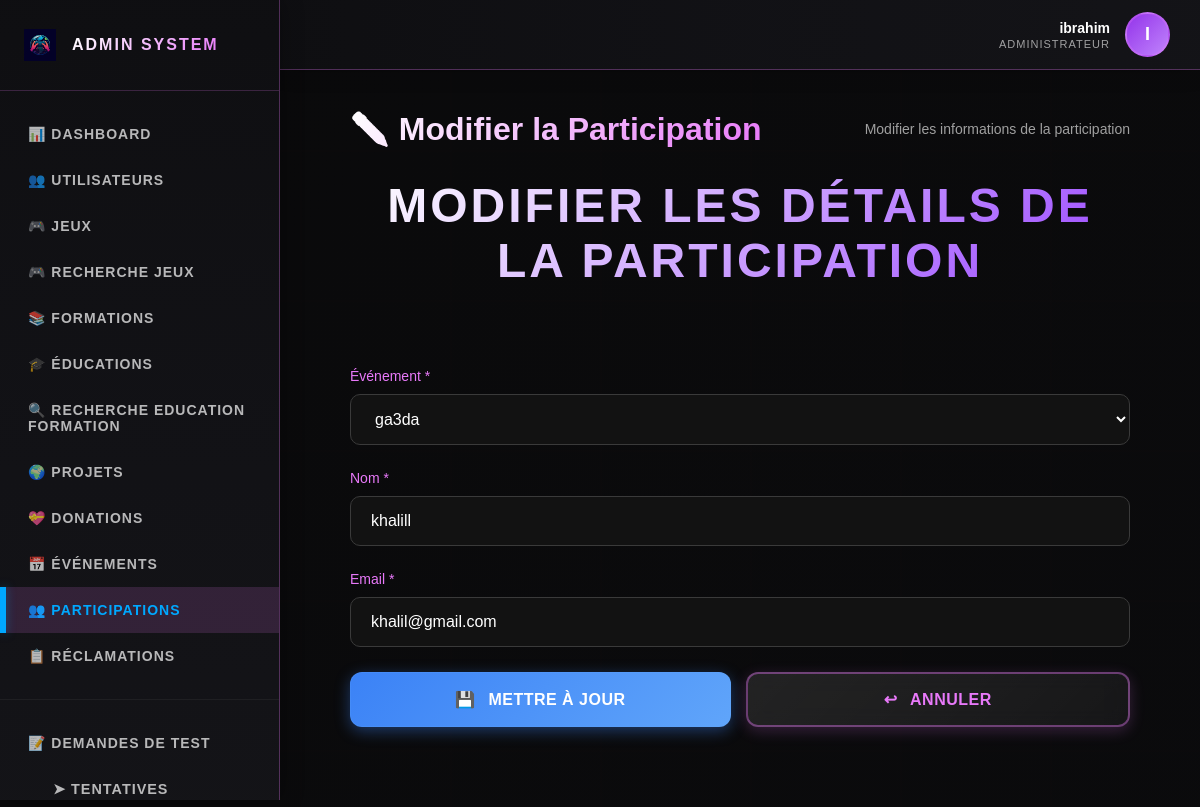
The app's page /?action=admin_participation_edit&id=3 (signed in) with its own data.
### tables this page shows
CREATE TABLE `users` (
  `id` int(11) NOT NULL,
  `username` varchar(50) NOT NULL,
  `email` varchar(100) NOT NULL,
  `password` varchar(255) NOT NULL,
  `verification_code` varchar(6) DEFAULT NULL,
  `email_verified` tinyint(1) DEFAULT 0,
  `role` enum('player','moderator','admin') DEFAULT 'player',
  `status` enum('active','inactive','banned') DEFAULT 'active',
  `created_at` timestamp NOT NULL DEFAULT current_timestamp(),
  `updated_at` timestamp NOT NULL DEFAULT current_timestamp() ON UPDATE current_timestamp(),
  `face_descriptor` text DEFAULT NULL COMMENT 'Descripteur facial encodé en JSON',
  `face_registered_at` timestamp NULL DEFAULT NULL COMMENT 'Date d''enregistrement du visage',
  `face_enabled` tinyint(1) DEFAULT 0 COMMENT 'Activer/désactiver la connexion par visage',
  `reset_code` varchar(64) DEFAULT NULL,
  `reset_code_expires` datetime DEFAULT NULL,
  `avatar` varchar(255) DEFAULT NULL,
  `medal` enum('none','bronze','silver','gold') DEFAULT 'none',
  `medal_notification_seen` tinyint(1) DEFAULT 1,
  `banned_until` datetime DEFAULT NULL
);

CREATE TABLE `participation` (
  `id` int(11) NOT NULL,
  `nom` varchar(100) NOT NULL,
  `prenom` varchar(100) DEFAULT '',
  `email` varchar(150) NOT NULL,
  `age` int(11) DEFAULT 0,
  `idevent` int(11) NOT NULL,
  `date_participation` datetime DEFAULT current_timestamp()
);

CREATE TABLE `evenement` (
  `idevent` int(11) NOT NULL,
  `nom_evenet` varchar(255) NOT NULL,
  `dateevent` date NOT NULL,
  `date_debut` datetime NOT NULL,
  `date_fin` datetime NOT NULL,
  `duree` time NOT NULL,
  `description` text DEFAULT NULL,
  `image` varchar(255) DEFAULT NULL
);

### controllers/EventController.php (called while the page is built, shortened)
<?php
require_once __DIR__ . '/../models/Event.php';
class EventController {
    private $model;
    public function __construct($db) {
        $this->model = new Event($db);
    }
    public function adminEditParticipation() {
        $participationId = $_GET['id'] ?? null;
        $participation = $this->model->getParticipationById($participationId);
        $events = $this->model->getAllEvents();
        $currentPage = 'admin_participations';
        require __DIR__ . '/../views/admin/includes/header.php';
        require __DIR__ . '/../views/admin/participation_edit.php';
        require __DIR__ . '/../views/admin/includes/footer.php';
    }
}

### models/User.php (called while the page is built, shortened)
<?php
class User {
    private $conn;
    private $table_name = "users";
    public $id;
    public function __construct($db) {
        $this->conn = $db;
    }
    public function readOne() {
        $query = "SELECT * FROM " . $this->table_name . " WHERE id = ? LIMIT 0,1";
        $stmt = $this->conn->prepare($query);
        $stmt->bindParam(1, $this->id);
        $stmt->execute();
        $row = $stmt->fetch(PDO::FETCH_ASSOC);
        if($row) {
            $this->id = $row['id'];
            $this->username = $row['username'];
            return true;
        }
        return false;
    }
}
?>

### models/Event.php (called while the page is built, shortened)
<?php
class Event {
    private $conn;
    private $table_name = "evenement";
    private $participation_table = "participation";
    public function __construct($db) {
        $this->conn = $db;
    }
    public function getAllEvents() {
        try {
            $checkTable = "SHOW TABLES LIKE '" . $this->table_name . "'";
            $checkStmt = $this->conn->prepare($checkTable);
            $checkStmt->execute();
            try {
                $checkCol = "SHOW COLUMNS FROM " . $this->table_name . " LIKE 'date_debut'";
                $checkColStmt = $this->conn->prepare($checkCol);
                $checkColStmt->execute();
                $hasNewStructure = $checkColStmt->rowCount() > 0;
                if ($hasNewStructure) {
                    $sql = "SELECT * FROM " . $this->table_name . " ORDER BY date_debut DESC";
                } else {
                    $sql = "SELECT * FROM " . $this->table_name . " ORDER BY dateevent DESC";
                }
                $query = $this->conn->prepare($sql);
                $query->execute();
                $results = $query->fetchAll(PDO::FETCH_ASSOC);
                return is_array($results) ? $results : [];
            } catch (Exception $e) {
                error_log("Error fetching events (new structure): " . $e->getMessage());
                try {
                    $sql = "SELECT * FROM " . $this->table_name . " ORDER BY dateevent DESC";
                    $query = $this->conn->prepare($sql);
                    $query->execute();
                    $results = $query->fetchAll(PDO::FETCH_ASSOC);
                    return is_array($results) ? $results : [];
                } catch (Exception $e2) {
                    error_log("Error fetching events (old structure fallback): " . $e2->getMessage());
                    return [];
                }
            }
        } catch (Exception $e) {
            error_log("Error in getAllEvents(): " . $e->getMessage());
            return [];
        }
    }
    public function getParticipationById($id) {
        try {
            try {
                $sql = "SELECT p.*, e.nom_evenet, e.date_debut, e.date_fin, e.description
                        FROM " . $this->participation_table . " p
                        LEFT JOIN " . $this->table_name . " e ON p.idevent = e.idevent
                        WHERE p.id = ?";
                $query = $this->conn->prepare($sql);
                $query->execute([$id]);
                return $query->fetch(PDO::FETCH_ASSOC);
            } catch (Exception $e) {
                $sql = "SELECT p.*, e.nom_evenet, e.dateevent, e.duree, e.description
                        FROM " . $this->participation_table . " p
                        LEFT JOIN " . $this->table_name . " e ON p.idevent = e.idevent
                        WHERE p.id = ?";
                $query = $this->conn->prepare($sql);
                $query->execute([$id]);
                return $query->fetch(PDO::FETCH_ASSOC);
            }
        } catch (Exception $e) {
            error_log("Error fetching participation: " . $e->getMessage());
            return null;
        }
    }
}

### views/admin/participation_edit.php (the view, shortened to what this page needs)
<?php
require_once __DIR__ . '/includes/header.php';
?>
<section class="admin-content">
    <div class="admin-container">
        <div class="admin-header-section">
            <h2>✏️ Modifier la Participation</h2>
            <p style="color: #a0a0a0; font-size: 14px;">Modifier les informations de la participation</p>
        </div>
        <?php if ($participation): ?>
            <div class="section-card">
                <div class="section-header">
                    <h2 class="section-title">Modifier les Détails de la Participation</h2>
                </div>
                <form method="POST" action="?action=admin_participation_edit&id=<?= $participation['id'] ?>">
                    <div class="admin-form-group">
                        <label for="participation_event">Événement *</label>
                        <select id="participation_event" name="event_id" required>
                            <?php foreach($events as $event): ?>
                                <option value="<?= $event['idevent'] ?>" <?= $event['idevent'] == $participation['idevent'] ? 'selected' : '' ?>>
                                    <?= htmlspecialchars($event['nom_evenet']) ?>
                                </option>
                            <?php endforeach; ?>
                        </select>
                    </div>
                    <div class="admin-form-group">
                        <label for="participation_name">Nom *</label>
                        <input type="text" id="participation_name" name="name" value="<?= htmlspecialchars($participation['nom']) ?>" required>
                    </div>
                    <div class="admin-form-group">
                        <label for="participation_email">Email *</label>
                        <input type="email" id="participation_email" name="email" value="<?= htmlspecialchars($participation['email']) ?>" required>
                    </div>
                    <div style="display: flex; gap: 15px;">
                        <button type="submit" class="btn-participation-update">
                            <span style="margin-right: 8px;">💾</span>
                            Mettre à jour
                        </button>
                        <a href="?action=admin_participations" class="btn-participation-cancel">
                            <span style="margin-right: 8px;">↩</span>
                            Annuler
                        </a>
                    </div>
                </form>
            </div>
        <?php endif; ?>
    </div>
</section>
<?php require_once __DIR__ . '/includes/footer.php'; ?>

### views/admin/includes/header.php (shortened to what this page needs)
<!DOCTYPE html>
<html lang="fr">
<head>
    <link rel="stylesheet" href="https://cdnjs.cloudflare.com/ajax/libs/font-awesome/6.4.0/css/all.min.css">
    <link rel="stylesheet" href="public/css/templatemo-prism-flux.css">
</head>
<body>
    <?php
    $adminUsername = $_SESSION['username'] ?? 'Admin';
    $adminUserId = $_SESSION['user_id'] ?? null;
    $adminInitial = strtoupper(substr($adminUsername, 0, 1));
    $adminName = $adminUsername;
    if ($adminUserId) {
        try {
            if (!isset($db)) {
                $database = new Database();
                $db = $database->getConnection();
            }
            require_once "models/User.php";
            $userModel = new User($db);
            $userModel->id = $adminUserId;
            if ($userModel->readOne()) {
                $adminName = $userModel->username ?? $adminUsername;
                $adminInitial = strtoupper(substr($adminName, 0, 1));
            }
        } catch (Exception $e) {
            error_log("Error fetching admin info: " . $e->getMessage());
        }
    }
    ?>
    <div class="admin-wrapper">
        <aside class="admin-sidebar">
            <div class="sidebar-header">
                <div class="sidebar-logo">
                    <img src="public/images/logo.png" alt="Logo" onerror="this.style.display='none'; this.parentElement.innerHTML='<div style=\'width: 40px; height: 40px; border-radius: 8px; background: linear-gradient(135deg, #9333ea, #c084fc); display: flex; align-items: center; justify-content: center; font-weight: 900; font-size: 20px; color: white;\'>M</div>';">
                </div>
                <div class="sidebar-title">Admin System</div>
            </div>
            <nav class="sidebar-nav">
                <a href="?action=admin_dashboard" class="sidebar-nav-item <?php echo (isset($currentPage) && $currentPage == 'admin') ? 'active' : ''; ?>">
                    📊 Dashboard
                </a>
                <a href="?action=admin_users" class="sidebar-nav-item <?php echo (isset($currentPage) && $currentPage == 'users') ? 'active' : ''; ?>">
                    👥 Utilisateurs
                </a>
                <a href="?action=admin_games" class="sidebar-nav-item <?php echo (isset($currentPage) && $currentPage == 'games') ? 'active' : ''; ?>">
                    🎮 Jeux
                </a>
                <a href="?action=admin_search_games" class="sidebar-nav-item <?php echo (isset($currentPage) && $currentPage == 'admin_search_games') ? 'active' : ''; ?>">
                    🎮 Recherche Jeux
                </a>
                <a href="?controller=formation&action=adminList" class="sidebar-nav-item <?php echo (isset($currentPage) && $currentPage == 'formations') ? 'active' : ''; ?>">
                    📚 Formations
                </a>
                <a href="?controller=education&action=adminList" class="sidebar-nav-item <?php echo (isset($currentPage) && $currentPage == 'educations') ? 'active' : ''; ?>">
                    🎓 Éducations
                </a>
                <a href="?controller=category&action=adminSearch" class="sidebar-nav-item <?php echo (isset($currentPage) && $currentPage == 'search') ? 'active' : ''; ?>">
                    🔍 Recherche Education Formation
                </a>
                <a href="?action=admin_projects" class="sidebar-nav-item <?php echo (isset($currentPage) && $currentPage == 'admin_projects') ? 'active' : ''; ?>">
                    🌍 Projets
                </a>
                <a href="?action=admin_donations" class="sidebar-nav-item <?php echo (isset($currentPage) && ($currentPage == 'admin_donations' || $currentPage == 'donations')) ? 'active' : ''; ?>">
                    💝 Donations
                </a>
                <a href="?action=admin_events" class="sidebar-nav-item <?php echo (isset($currentPage) && $currentPage == 'admin_events') ? 'active' : ''; ?>">
                    📅 Événements
                </a>
                <a href="?action=admin_participations" class="sidebar-nav-item <?php echo (isset($currentPage) && $currentPage == 'admin_participations') ? 'active' : ''; ?>">
                    👥 Participations
                </a>
                <a href="?action=admin_reclamations" class="sidebar-nav-item <?php echo (isset($currentPage) && $currentPage == 'admin_reclamations') ? 'active' : ''; ?>">
                    📋 Réclamations
                </a>
                <div style="margin: 20px 0; border-top: 1px solid rgba(255,255,255,0.05);"></div>
                <a href="?controller=adminTest&action=listRequests" class="sidebar-nav-item <?php echo (isset($currentPage) && in_array($currentPage, ['test_requests', 'test_attempts', 'test_questions'])) ? 'active' : ''; ?>">
                    📝 Demandes de Test
                </a>
                <a href="?controller=adminTest&action=listAttempts" class="sidebar-nav-item <?php echo (isset($currentPage) && $currentPage == 'test_attempts') ? 'active' : ''; ?>" style="padding-left: 50px; font-size: 0.9em;">
                    ➤ Tentatives
                </a>
            </nav>
        </aside>
        <header class="admin-top-header">
            <div class="admin-profile-section" onclick="showAdminProfileModal()" style="cursor: pointer; transition: all 0.3s ease;" onmouseover="this.style.opacity='0.8';" onmouseout="this.style.opacity='1';">
                <div class="admin-profile-info">
                    <div class="admin-profile-name"><?php echo htmlspecialchars($adminName); ?></div>
                    <div class="admin-profile-role">Administrateur</div>
            </div>
                <div class="admin-profile-avatar">
                    <?php echo htmlspecialchars($adminInitial); ?>
                </div>
            </div>
    </header>

### records on screen
users: username "ibrahim", username "I"
participation: event_id "ga3da", name "khalill", email "khalil@gmail.com"
